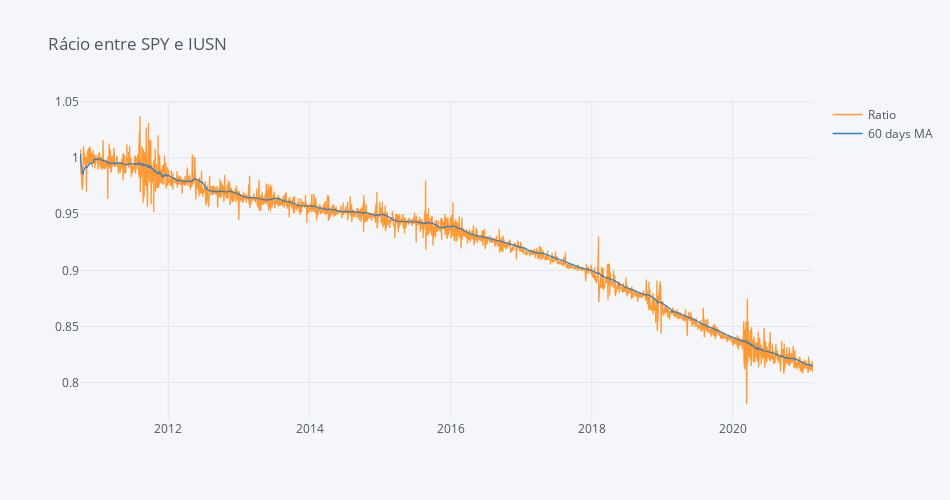

Source (notebook cell):
### Code cell
ratio = fundos ['IUSE'] / fundos['SPY']
ratio = pd.DataFrame(ratio)
ratio.index = pd.to_datetime(ratio.index)
ratio.columns=['Ratio']

ratio['60 days MA'] = ratio['Ratio'].rolling('60D').mean()
ratio.iplot(dimensions=pl.dimensions, title="Rácio entre SPY e IUSN")

### Figure 1 — Plotly figure (JSON) as saved in the notebook; plotly's stock layout.template omitted (floating-point values rounded to 4 significant figures; data arrays with more than 128 entries replaced by an {"elided": "..."} marker saying what was removed)
{"data": [{"line": {"color": "rgba(255, 153, 51, 1.0)", "dash": "solid", "shape": "linear", "width": 1.3}, "mode": "lines", "name": "Ratio", "text": "", "type": "scatter", "x": {"elided": "2670 str values"}, "y": {"elided": "2670 float values"}}, {"line": {"color": "rgba(55, 128, 191, 1.0)", "dash": "solid", "shape": "linear", "width": 1.3}, "mode": "lines", "name": "60 days MA", "text": "", "type": "scatter", "x": {"elided": "2670 str values"}, "y": {"elided": "2670 float values"}}], "layout": {"height": 500, "legend": {"bgcolor": "#F5F6F9", "font": {"color": "#4D5663"}}, "paper_bgcolor": "#F5F6F9", "plot_bgcolor": "#F5F6F9", "title": {"font": {"color": "#4D5663"}, "text": "Rácio entre SPY e IUSN"}, "width": 950, "xaxis": {"autorange": true, "gridcolor": "#E1E5ED", "range": ["2010-10-01", "2021-02-19"], "showgrid": true, "tickfont": {"color": "#4D5663"}, "title": {"font": {"color": "#4D5663"}, "text": ""}, "type": "date", "zerolinecolor": "#E1E5ED"}, "yaxis": {"autorange": true, "gridcolor": "#E1E5ED", "range": [0.7666, 1.052], "showgrid": true, "tickfont": {"color": "#4D5663"}, "title": {"font": {"color": "#4D5663"}, "text": ""}, "type": "linear", "zerolinecolor": "#E1E5ED"}}}
